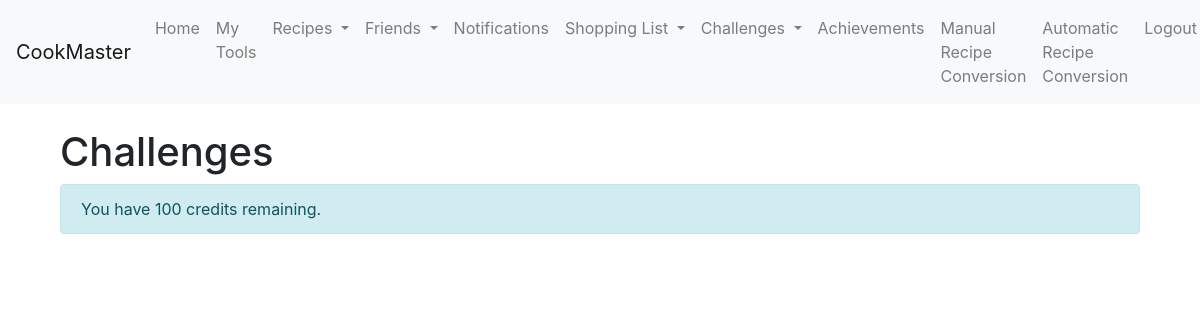
Page /challenges (signed in) on the earlier database version.
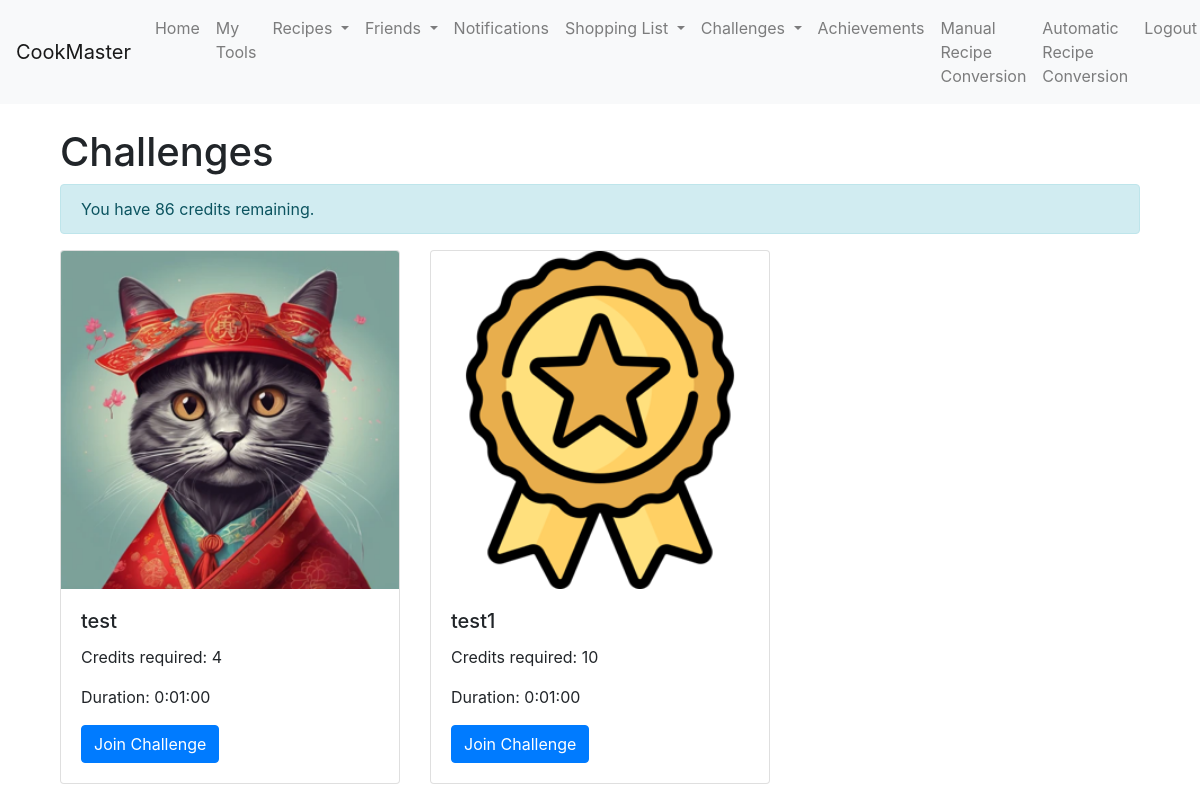
Same page on the later database version.
### app/models.py (models this page shows, shortened)
class Challenge(db.Model):
    __tablename__ = 'challenge'
    id = db.Column(db.Integer, primary_key=True)
    name = db.Column(db.String(100), nullable=False)
    icon = db.Column(db.String(100))
    creator_id = db.Column(db.Integer, db.ForeignKey('user.id'), nullable=False)
    credits_required = db.Column(db.Integer, nullable=False)
    duration = db.Column(db.Interval, nullable=False)
    date_created = db.Column(db.DateTime, default=lambda: datetime.now(timezone.utc))
    date_end = db.Column(db.DateTime, nullable=False)
    participants = db.relationship('ChallengeParticipant', backref='challenge_participation', lazy=True, cascade="all, delete-orphan", overlaps="participants")

### app/user_routes.py (the view)
@user.route('/challenges')
@login_required
def challenges():
    challenges = Challenge.query.all()  # Retrieve all challenges
    remaining_credits = current_user.credits  # Get the current user's remaining credits
    form = JoinChallengeForm()  # Include the form if needed for the challenge
    return render_template('challenges.html', challenges=challenges, remaining_credits=remaining_credits, form=form)

### app/__init__.py (called while the page is built)
@login_manager.user_loader
def load_user(user_id):
    from app.models import User  # Import the User model to access the user information
    return User.query.get(int(user_id))  # Query the database to get the user with the given user ID

### app/templates/challenges.html (shortened to what this page needs)
{% extends "base.html" %}
{% block content %}
  <div class="container">
    <h1 class="mt-4">Challenges</h1>
    <div class="alert alert-info" role="alert">
      You have {{ remaining_credits }} credits remaining.
    </div>
    <div class="row">
      {% for challenge in challenges %}
        <div class="col-md-4">
          <div class="card mb-4">
            <img src="{{ url_for('static', filename='challenges/' ~ challenge.icon) }}" alt="{{ challenge.name }}" class="card-img-top">
            <div class="card-body">
              <h5 class="card-title">{{ challenge.name }}</h5>
              <p class="card-text">Credits required: {{ challenge.credits_required }}</p>
              <p class="card-text">Duration: {{ challenge.duration }}</p>
              <form method="POST" action="{{ url_for('user.join_challenge', challenge_id=challenge.id) }}">
                <button type="submit" class="btn btn-primary">Join Challenge</button>
              </form>
            </div>
          </div>
        </div>
      {% endfor %}
    </div>
  </div>
{% endblock %}

### app/templates/base.html (shortened to what this page needs)
<!DOCTYPE html>
<html lang="en">
<head>
    <link rel="stylesheet" href="https://stackpath.bootstrapcdn.com/bootstrap/4.5.2/css/bootstrap.min.css">
</head>
<body>
    <nav class="navbar navbar-expand-lg navbar-light bg-light">
        <a class="navbar-brand" href="{{ url_for('user.index') }}">CookMaster</a>
        <div class="collapse navbar-collapse" id="navbarNav">
            <ul class="navbar-nav ml-auto">
                {% if current_user.is_authenticated %}
                    <li class="nav-item">
                        <a class="nav-link" href="{{ url_for('user.index') }}">Home</a>
                    </li>
                    <li class="nav-item">
                        <a class="nav-link" href="{{ url_for('user.my_tools') }}">My Tools</a>
                    </li>
                    <li class="nav-item dropdown">
                        <a class="nav-link dropdown-toggle" href="#" id="recipesDropdown" role="button" data-toggle="dropdown" aria-haspopup="true" aria-expanded="false">
                            Recipes
                        </a>
                    </li>
                    <li class="nav-item dropdown">
                        <a class="nav-link dropdown-toggle" href="#" id="friendsDropdown" role="button" data-toggle="dropdown" aria-haspopup="true" aria-expanded="false">
                            Friends
                        </a>
                    </li>
                    <li class="nav-item">
                        <a class="nav-link" href="{{ url_for('user.notifications') }}">Notifications</a>
                    </li>
                    <li class="nav-item dropdown">
                        <a class="nav-link dropdown-toggle" href="#" id="shoppingListDropdown" role="button" data-toggle="dropdown" aria-haspopup="true" aria-expanded="false">
                            Shopping List
                        </a>
                    </li>
                    <li class="nav-item dropdown">
                        <a class="nav-link dropdown-toggle" href="#" id="challengesDropdown" role="button" data-toggle="dropdown" aria-haspopup="true" aria-expanded="false">
                          Challenges
                        </a>
                      </li>
                    <li class="nav-item">
                        <a class="nav-link" href="{{ url_for('user.achievements') }}">Achievements</a>
                    </li>
                    <li class="nav-item">
                        <a class="nav-link" href="{{ url_for('user.manual_conversion_tool') }}">Manual Recipe Conversion</a>
                    </li>
                    <li class="nav-item">
                        <a class="nav-link" href="{{ url_for('user.automatic_conversion') }}">Automatic Recipe Conversion</a>
                    </li>
                    <li class="nav-item">
                        <a class="nav-link" href="{{ url_for('user.logout') }}">Logout</a>
                    </li>
                {% endif %}
            </ul>
        </div>
    </nav>
    <div class="container">
        {% block content %}{% endblock %}
    </div>
</body>
</html>

Differences in the rows shown:
added Challenge: icon+name (picture), name "test", credits_required "4", duration "0:01:00"
added Challenge: icon (picture), name "test1", credits_required "10", duration "0:01:00"
Other differences:
{{ remaining_credits }}: "100" → "86"
